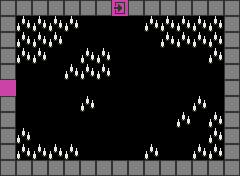

This is a level from a 2D game, rendered from its Tiled map with the project's own tilesets. A one-line summary and the complete map file follow:
An orthogonal 15x11 tile map with 16x16 px tiles, 1 tile layer (main).

<map version="1.0" tiledversion="1.0.2" orientation="orthogonal" renderorder="right-down" width="15" height="11" tilewidth="16" tileheight="16" nextobjectid="1">
 <properties>
  <property name="spike" type="bool" value="true" />
 </properties>
 <tileset firstgid="1" source="editor.tsx" />
 <layer name="main" width="15" height="11">
  <data encoding="csv">
1,1,1,1,1,1,1,9,1,1,1,1,1,1,1,
1,49,49,49,49,0,0,0,0,49,49,49,49,49,1,
1,49,49,49,0,0,0,0,0,0,49,49,49,49,1,
1,49,49,0,0,49,49,0,0,0,0,0,0,49,1,
1,0,0,0,49,49,49,0,0,0,0,0,0,0,1,
10,0,0,0,0,0,0,0,0,0,0,0,0,0,1,
1,0,0,0,0,49,0,0,0,0,0,0,49,0,1,
1,0,0,0,0,0,0,0,0,0,0,49,0,49,1,
1,49,0,0,0,0,0,0,0,0,0,0,0,49,1,
1,49,49,49,49,0,0,0,0,49,0,0,49,49,1,
1,1,1,1,1,1,1,1,1,1,1,1,1,1,1
</data>
 </layer>
</map>
